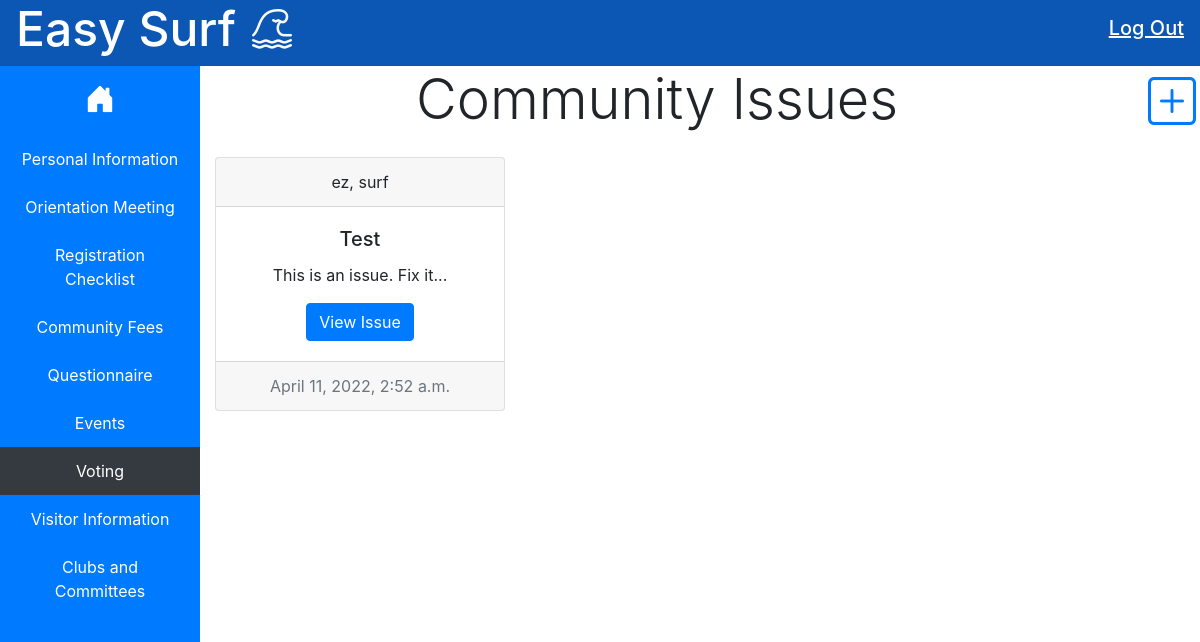
Page /issues/ (signed in) on the earlier database version.
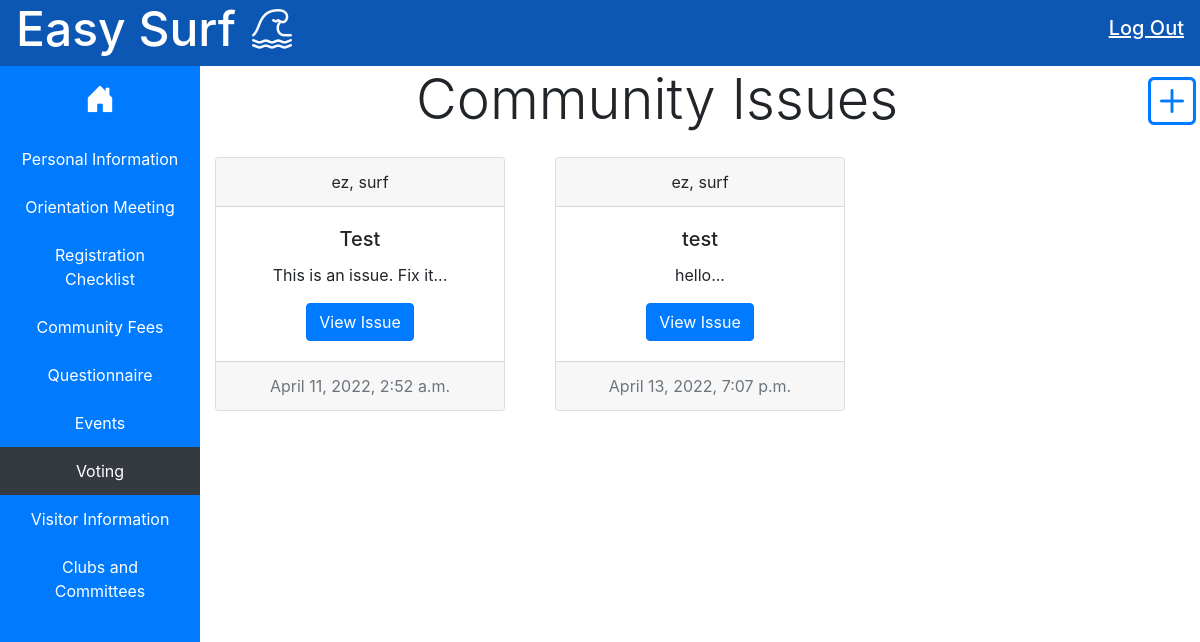
Same page on the later database version.
### easysurfCommunityIssues/models.py (models this page shows, shortened)
class Issue(models.Model):
    title = models.CharField(max_length=50)
    content = models.CharField(max_length=500)
    date_posted = models.DateTimeField(default=timezone.now)
    user = models.ForeignKey(Account, on_delete=models.CASCADE, related_name="original_poster")
    assignee = models.ForeignKey(Account, on_delete=models.CASCADE, blank=True, null=True, related_name="issue_resolver")
    resolved = models.BooleanField(default=False)
    upvotes = models.IntegerField(default=0)
    downvotes = models.IntegerField(default=0)
    class Meta:
        ordering = ['date_posted']
    def get_content_summary(self):
        return self.content[0:70] + "..."

### account/models.py (models this page shows, shortened)
class Account(AbstractBaseUser):
    email = models.EmailField(verbose_name="email", max_length=60, unique=True)
    username = models.CharField(max_length=30, unique=True)
    date_joined = models.DateTimeField(verbose_name="date joined", auto_now_add=True)
    last_login = models.DateTimeField(verbose_name="last login", auto_now=True)
    is_admin = models.BooleanField(default=False)
    is_active = models.BooleanField(default=True)
    is_staff = models.BooleanField(default=False)
    is_superuser = models.BooleanField(default=False)
    first_name = models.CharField(max_length=30)
    last_name = models.CharField(max_length=30)
    birth_date = models.DateField(blank=True, null=True)
    phone_number = models.CharField(max_length=12)
    home_address = models.CharField(max_length=40)
    active_club = models.ForeignKey(Club,on_delete=models.SET_NULL, blank=True, null=True)
    USERNAME_FIELD = 'email'
    REQUIRED_FIELDS = ['username', 'first_name', 'last_name', 'birth_date']
    objects = MainAccountManager()
    def __str__(self):
        return self.first_name + ", " + self.last_name

### easysurfCommunityIssues/views.py (the view, shortened to what this page needs)
# urls.py: path('', IssueListView.as_view(), name='issues-list'),
class IssueListView(LoginRequiredMixin, ListView):
    model = Issue
    login_url = 'login'
    template_name = 'easysurfCommunityIssues/index.html'
    context_object_name = 'issues'
    def get(self, request, *args, **kwargs):
        self.object_list = self.get_queryset()
        context = self.get_context_data()
        return render(request, self.template_name, context)

### easysurfCommunityIssues/templates/easysurfCommunityIssues/index.html (shortened to what the changed rows need)
<!DOCTYPE html>
<html lang="en">
{% load static %}
<head>
    <link rel="stylesheet" href="https://cdn.jsdelivr.net/npm/bootstrap@4.0.0/dist/css/bootstrap.min.css"
>
    <link rel="stylesheet" href="https://cdn.jsdelivr.net/npm/bootstrap-icons@1.8.1/font/bootstrap-icons.css">
    <link rel="stylesheet" href="{% static 'easysurfHome/styles.css' %}">
</head>
<body style="overflow-x: hidden;">
    <header class="row no-gutters">
        <div class="col d-flex Ebanner text-light ">
            <h1 class="px-3 text-center" style="font-size: 3rem"><a href="{% url 'home-dashboard' %}" class="banner-link">Easy
                    Surf</a></h1>
        </div>
    </header>
    <div class="row no-gutters">
        <div class="col-10">
            <div class="row mb-3">
                <div class="col-11 text-center">
                    <h1 class="display-4">Community Issues</h1>
                </div>
            </div>
            <div class="card-columns">
              {% for post in issues %}
                <div class="col">
                  <div class="card text-center">
                      <div class="card-header">
                        {{post.user}}
                      </div>
                      <div class="card-body">
                          <h5 class="card-title">{{post.title}}</h5>
                          <p class="card-text">{{post.get_content_summary}}</p>
                          <a href="{% url 'issues-issuedetail' post.id %}" class="btn btn-primary">View Issue</a>
                      </div>
                      <div class="card-footer text-muted">
                        {{post.date_posted}}
                      </div>
                  </div>
                </div>
              {% endfor %}
            </div>
        </div>
    </div>
</body>
</html>

Differences in the rows shown:
added Issue: user "ez, surf", title "test", get_content_summary "hello...", date_posted "April 13, 2022, 7:07 p.m."
